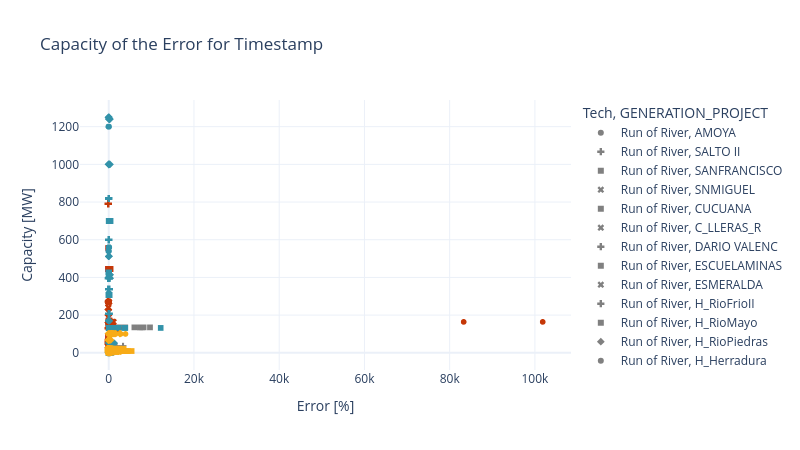

Notebook code cell kept with this figure:
### Code cell
# Load capacity to 
capacity = pd.read_csv(model_inputs_path+'gen_build_predetermined.csv')
err_x_cap = pd.merge(error_disp, capacity, on='GENERATION_PROJECT', how='inner')
err_x_cap.rename(
    columns={'timestamp': 'Timestamp', 'gen_tech_x': 'Tech',
             'build_gen_predetermined': 'Capacity [MW]'}, inplace=True)
# Only keep these columns
err_x_cap = err_x_cap[['Timestamp','GENERATION_PROJECT','Tech','Value','Error','Error_abs','Capacity [MW]']]

def plot_err_x_cap(df, granularity, hover):
    fig = px.scatter(
        df, x='Error', y='Capacity [MW]',
        color='Tech', color_discrete_map=tech_colors,
        hover_data=[hover,granularity],
        symbol=hover,
        labels={'Capacity':'Capacity [MW]','Error':'Error [%]'},
        title='Capacity of the Error for '+granularity,
        height=9*50, width=16*50,
        template='plotly_white',
        )
    fig.show()

plot_err_x_cap(err_x_cap, 'Timestamp', 'GENERATION_PROJECT')
